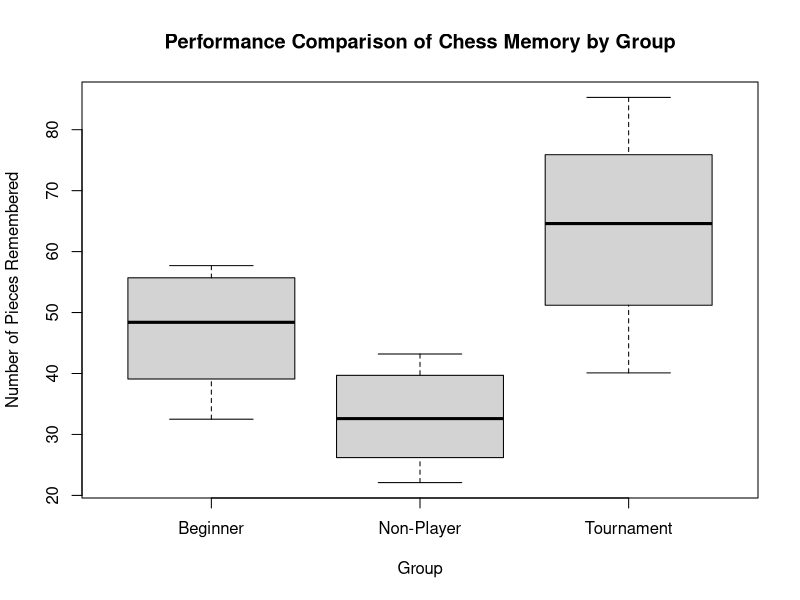

The R script that drew this image:
# Task 5
# Define the data for each group
non_player <- c(22.1, 22.3, 26.2, 29.6, 31.7, 33.5, 38.9, 39.7, 43.2, 43.2)
beginner <- c(32.5, 37.1, 39.1, 40.5, 45.5, 51.3, 52.6, 55.7, 55.9, 57.7)
tournament <- c(40.1, 45.6, 51.2, 56.4, 58.1, 71.1, 74.9, 75.9, 80.3, 85.3)

# Create a function to compute descriptive statistics
summary_stats <- function(data) {
  list(
    Mean = mean(data),
    Median = median(data),
    Min = min(data),
    Max = max(data),
    Quartiles = quantile(data),
    IQR = IQR(data),
    Variance = var(data)
  )
}

# Compute and display statistics for each group
cat("Non-Player Group:\n")
print(summary_stats(non_player))
cat("\nBeginner Group:\n")
print(summary_stats(beginner))
cat("\nTournament Group:\n")
print(summary_stats(tournament))

# Combine data into a data frame for plotting
group_data <- data.frame(
  Score = c(non_player, beginner, tournament),
  Group = factor(rep(c("Non-Player", "Beginner", "Tournament"), each = 10))
)

# Create a simple base R boxplot
boxplot(Score ~ Group, 
        data = group_data, 
        main = "Performance Comparison of Chess Memory by Group", 
        xlab = "Group", 
        ylab = "Number of Pieces Remembered")


